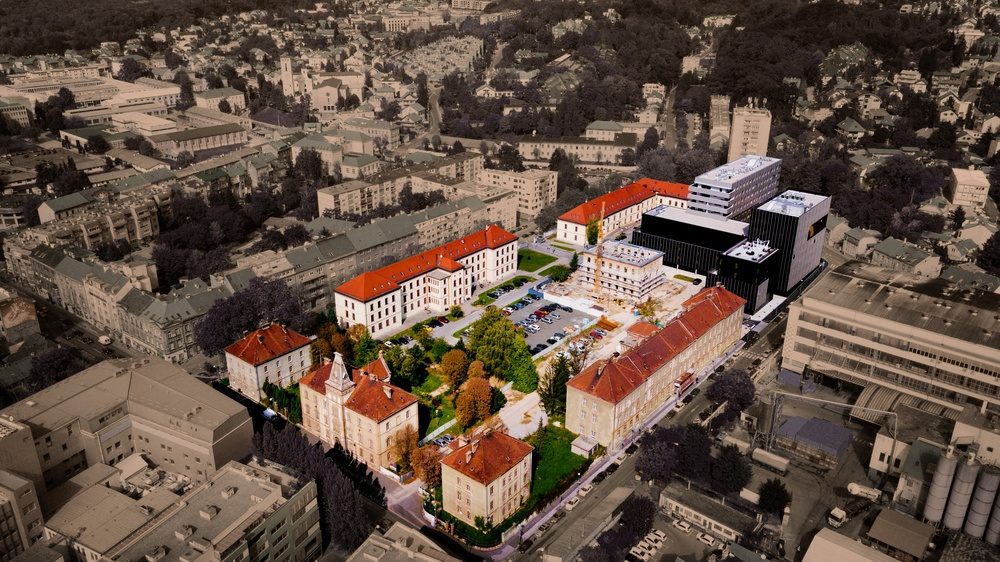
#> input picture Algebra_campus.jpg, 1000 x 562 px, shrunk from 3992 x 2242 before the run
$ python py_photo_05.py
#> lines starting #> are read from the running program, lines starting #| are printed output that depends on the picture
from PIL import Image

jpg_fotografija = Image.open('Algebra_campus.jpg')
#> jpg_fotografija is the input picture: PIL image 1000x562 RGB; mean R, G, B 100.1, 81.6, 68.5

print(jpg_fotografija.size) # (3992, 2242)
#| (1000, 562)

# [8 lines of commented-out code are left out]

jpg_fotografija_transposed_R180 = jpg_fotografija.transpose(Image.Transpose.ROTATE_180)
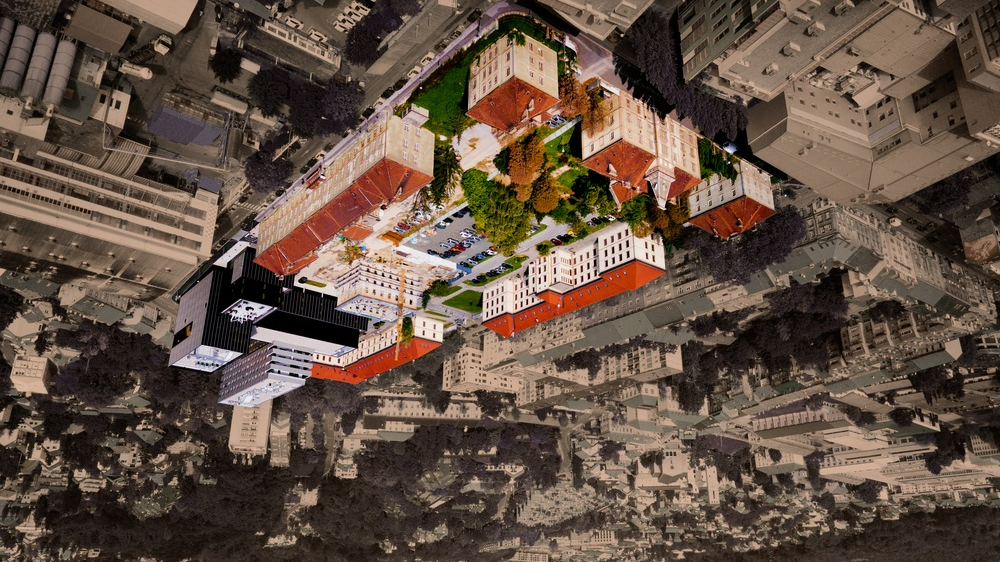
#> jpg_fotografija_transposed_R180: PIL image 1000x562 RGB; mean R, G, B 100.1, 81.6, 68.5
jpg_fotografija_transposed_R180.save('jpg_fotografija_transposed_R180.jpg')
